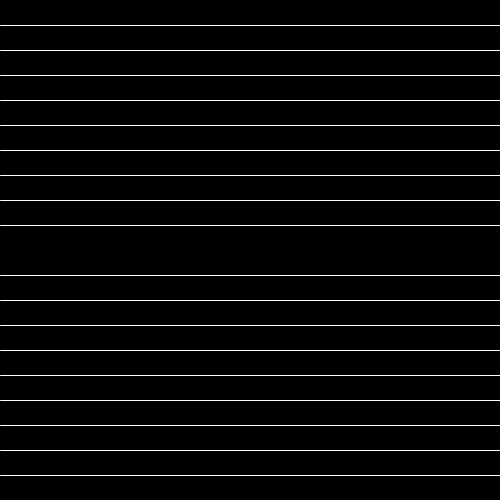
Frame 1 (no input)
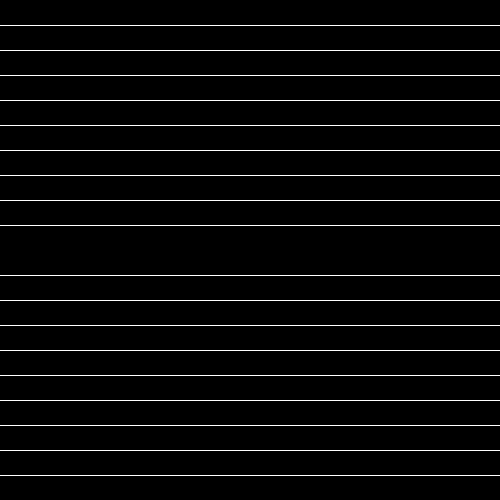
Frame 60 (the mouse pressed at the canvas centre just before this capture)
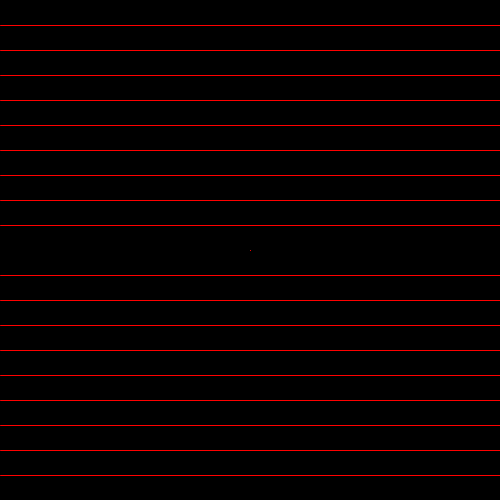
Frame 120 (the mouse held since frame 60 and released just before this capture)

The Processing sketch that drew these frames (run headless with seeded random() and noise(); from frame 60 on, the mouse is pressed at the canvas centre):

// Processing sketch: processing_119108
// ── processing_119108.pde

void setup()
{
  size(500,500);
  background(0);
}

void draw()
{

stroke(255);
/*line(0,25,500,25);
line(0,50,500,50);
line(0,75,500,75);/*

/*float winkel = map(mouseX,0,500,0,2+PI);
{
//rotate(winkel);
println(mouseX);
println(winkel);
line(0,100,500,100);
}*/
if(mouseY>225) { 
  if(mouseY<275) {
      background (0);
      stroke(255,0,0);
line(250,250,500-mouseX,500-mouseY);
line(250,250,mouseX,mouseY);
  }

}
line(0,25,500,25);
line(0,50,500,50);
line(0,75,500,75);
line(0,100,500,100);
line(0,125,500,125);
line(0,150,500,150);
line(0,175,500,175);
line(0,200,500,200);
line(0,225,500,225);

line(0,275,500,275);
line(0,300,500,300);
line(0,325,500,325);
line(0,350,500,350);
line(0,375,500,375);
line(0,400,500,400);
line(0,425,500,425);
line(0,450,500,450);
line(0,475,500,475);
line(0,500,500,500);
}



  
